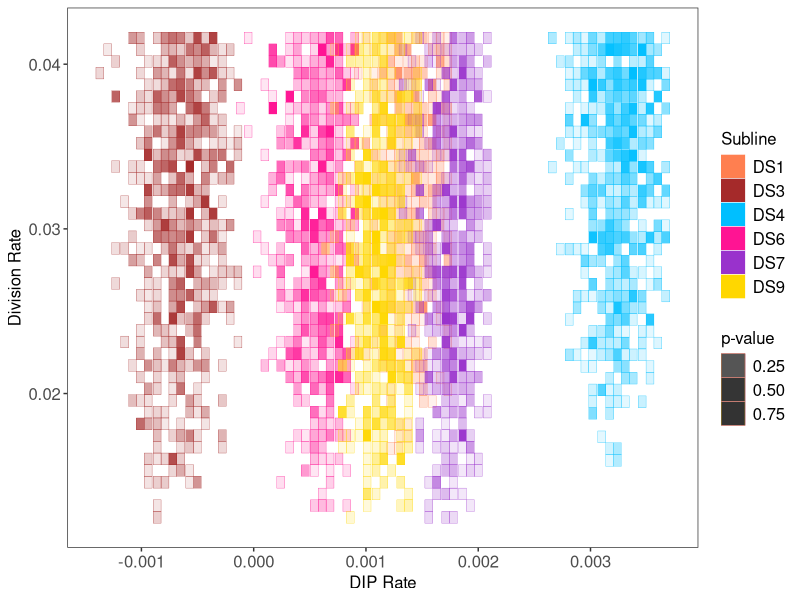

Source code (R): (Note: this script raises an error after producing the figure.)
library(ggplot2)
setwd('~/git/ThreeStateMelanoma/')
tile <- read.csv('all_cellLine_tile.csv')
tile_new <- subset(tile, !cell.line == "PC9.DS8") # DS8 cFP did not match model prediction
cols <- c("not.assigned" = "grey90", "PC9.DS1" = "coral", "PC9.DS3" = "brown",
          "PC9.DS4" = "deepskyblue", "PC9.DS6" = "deeppink", "PC9.DS7" = "darkorchid",
          "PC9.DS9" = "gold")
pops <- c("not.assigned", "PC9.DS1", "PC9.DS3", "PC9.DS4", 
          "PC9.DS6","PC9.DS7", "PC9.DS9")
labs <- c("Not Assigned", "DS1", "DS3", "DS4", "DS6", "DS7", "DS9")
ggplot(tile_new) +
  geom_tile(data = subset(tile_new, cell.line.new == 'PC9.DS1'), 
            aes(DIP.rate, division.rate, fill = cell.line.new, alpha = p.value), color = "coral") +
  geom_tile(data = subset(tile_new, cell.line.new == 'PC9.DS3'), 
            aes(DIP.rate, division.rate, fill = cell.line.new, alpha = p.value), color = "brown") +
  geom_tile(data = subset(tile_new, cell.line.new == 'PC9.DS4'), 
            aes(DIP.rate, division.rate, fill = cell.line.new, alpha = p.value), color = "deepskyblue") +
  geom_tile(data = subset(tile_new, cell.line.new == 'PC9.DS6'), 
            aes(DIP.rate, division.rate, fill = cell.line.new, alpha = p.value), color = "deeppink") +
  geom_tile(data = subset(tile_new, cell.line.new == 'PC9.DS7'), 
            aes(DIP.rate, division.rate, fill = cell.line.new, alpha = p.value), color = "darkorchid") +
  geom_tile(data = subset(tile_new, cell.line.new == 'PC9.DS9'), 
            aes(DIP.rate, division.rate, fill = cell.line.new, alpha = p.value), color = "gold") +
  theme_bw() + 
  scale_fill_manual(values = cols,
                    breaks = pops,
                    labels = labs,
                    name = "Subline") +
  scale_alpha_continuous(name = "p-value") +
  xlab("DIP Rate") + ylab("Division Rate") +
  theme(legend.text = element_text(size = 12), legend.position = "right", 
        plot.title = element_text(size = 12, hjust = 0.5, face = "bold"), axis.text=element_text(size=12),
        legend.title = element_text(size=12), axis.title=element_text(size=12),
        panel.grid.major = element_blank(), panel.grid.minor = element_blank()) +
  # ggtitle("Subline Parameter Sweep") +
  ggsave("parameterScan_Tile.pdf", width = 10, height = 5)

tile_forMainFig <- subset(tile, cell.line == c("PC9.DS3", "PC9.DS4")) 
cols <- c("PC9.DS3" = "brown", "PC9.DS4" = "deepskyblue")
pops <- c("PC9.DS3", "PC9.DS4")
labs <- c("DS3", "DS4")
ggplot(tile_forMainFig) +
  geom_tile(data = subset(tile_new, cell.line.new == 'PC9.DS3'),
            aes(DIP.rate, division.rate, fill = cell.line.new, alpha = p.value),
            color = "brown") + #, fill = "brown") +
  geom_tile(data = subset(tile_new, cell.line.new == 'PC9.DS4'),
            aes(DIP.rate, division.rate, fill = cell.line.new, alpha = p.value), 
            color = "deepskyblue") + #, fill = "deepskyblue") +
  theme_bw() + 
  scale_fill_manual(values = cols,
                    breaks = pops,
                    labels = labs,
                    name = "Subline") +
  scale_alpha_continuous(name = "p-value", range = c(0,1), limits = c(0,1)) +
  xlab("Divison Rate - Death Rate") + ylab("Division Rate") +
  theme(legend.text = element_text(size = 12), legend.position = "right", 
        plot.title = element_text(size = 12, hjust = 0.5, face = "bold"), axis.text=element_text(size=12),
        legend.title = element_text(size=12), axis.title=element_text(size=12),
        panel.grid.major = element_blank(), panel.grid.minor = element_blank()) +
  # ggtitle("Subline Parameter Sweep") +
  ggsave("parameterScan_Tile_DS3_4_forMainFigs.pdf", width = 10, height = 5)

tile_forSuppFig <- subset(tile, cell.line %in% c("PC9.DS1", "PC9.DS6", "PC9.DS7", "PC9.DS9")) 
cols <- c("PC9.DS1" = "coral", "PC9.DS6" = "deeppink", 
          "PC9.DS7" = "darkorchid", "PC9.DS9" = "gold")
pops <- c("PC9.DS1", "PC9.DS6", "PC9.DS7", "PC9.DS9")
labs <- c("DS1", "DS6", "DS7", "DS9")
ggplot(tile_forSuppFig) +
  geom_tile(data = subset(tile_new, cell.line.new == 'PC9.DS1'),
            aes(DIP.rate, division.rate, fill = cell.line.new, alpha = p.value), color = "coral") + #, fill = "coral") +
  geom_tile(data = subset(tile_new, cell.line.new == 'PC9.DS6'),
            aes(DIP.rate, division.rate, fill = cell.line.new, alpha = p.value), color = "deeppink") + #, fill = "deeppink") +
  geom_tile(data = subset(tile_new, cell.line.new == 'PC9.DS7'),
            aes(DIP.rate, division.rate, fill = cell.line.new, alpha = p.value), color = "darkorchid") + #, fill = "darkorchid") +
  geom_tile(data = subset(tile_new, cell.line.new == 'PC9.DS9'),
            aes(DIP.rate, division.rate, fill = cell.line.new, alpha = p.value), color = "gold") + #, fill = "gold") +
  theme_bw() +
  scale_fill_manual(values = cols,
                    breaks = pops,
                    labels = labs,
                    name = "Subline") +
  scale_alpha_continuous(name = "p-value", range = c(0,1), limits = c(0,1)) +
  xlim(-0.0002, 0.0022) +
  xlab("Division Rate - Death Rate") + ylab("Division Rate") +
  theme(legend.text = element_text(size = 12), legend.position = "right", 
        plot.title = element_text(size = 12, hjust = 0.5, face = "bold"), axis.text=element_text(size=12),
        legend.title = element_text(size=12), axis.title=element_text(size=12),
        panel.grid.major = element_blank(), panel.grid.minor = element_blank()) +
  # ggtitle("Subline Parameter Sweep") +
  ggsave("parameterScan_Tile_DS1-6-7-9_forSuppFigs.pdf", width = 7.5, height = 4.5)
  # ggsave("parameterScan_Tile_DS9_colorAlpha.pdf", width = 7.5, height = 4.5)


#### DS8 two state

# tile_DS8 <- read.csv('DS8_twoState_tile_expandRange.csv')
# tile_DS8_largerDiv <- read.csv('DS8_twoState_tile_largerDiv.csv')
# tile_DS8_largerDIP <- read.csv('DS8_twoState_tile_largerDIPs.csv')
# tile_DS8_wideRange <- read.csv('DS8_twoState_tile_wideRangeTest.csv')

# tile_DS8_wholeRange_lowDivs <- read.csv('DS8_twoState_lowDivs.csv')
# tile_DS8_wholeRange_lowMedDivs <- read.csv('DS8_twoState_lowMedDivs.csv')
# tile_DS8_wholeRange_medHighDivs <- read.csv('DS8_twoState_medHighDivs.csv')
# tile_DS8_wholeRange_highDivs <- read.csv('DS8_twoState_highDivs.csv')
# tile_DS8_wholeRange <- rbind(tile_DS8_wholeRange_lowDivs,
#                              tile_DS8_wholeRange_lowMedDivs,
#                              tile_DS8_wholeRange_medHighDivs,
#                              tile_DS8_wholeRange_highDivs)
# write.csv(tile_DS8_wholeRange, "DS8_wholeRange.csv")
tile_DS8_wholeRange <- read.csv('DS8_twoState_tile_wholeRange.csv')



# DS8_state1 <- subset(tile_DS8, Cell.Line == 'PC9-DS8.1')
# DS8_state2 <- subset(tile_DS8, Cell.Line == 'PC9-DS8.2')
# DS8_largerDiv_state1 <- subset(tile_DS8_largerDiv, Cell.Line == 'PC9-DS8.1')
# DS8_largerDiv_state2 <- subset(tile_DS8_largerDiv, Cell.Line == 'PC9-DS8.2')
# DS8_largerDIP_state1 <- subset(tile_DS8_largerDIP, Cell.Line == 'PC9-DS8.1')
# DS8_largerDIP_state2 <- subset(tile_DS8_largerDIP, Cell.Line == 'PC9-DS8.2')
# DS8_WRT_state1 <- subset(tile_DS8_wideRange, Cell.Line == 'PC9-DS8.1')
# DS8_WRT_state2 <- subset(tile_DS8_wideRange, Cell.Line == 'PC9-DS8.2')
DS8_WR_state1 <- subset(tile_DS8_wholeRange, Cell.Line == 'PC9-DS8.1')
DS8_WR_state2 <- subset(tile_DS8_wholeRange, Cell.Line == 'PC9-DS8.2')

# DS8_state1$ParamPair <- as.character(seq(1:nrow(DS8_state1)))
# DS8_state2$ParamPair <- as.character(seq(1:nrow(DS8_state2)))
# DS8_largerDiv_state1$ParamPair <- as.character(seq(1:nrow(DS8_largerDiv_state1)))
# DS8_largerDiv_state2$ParamPair <- as.character(seq(1:nrow(DS8_largerDiv_state2)))
# DS8_largerDIP_state1$ParamPair <- as.character(seq(1:nrow(DS8_largerDIP_state1)))
# DS8_largerDIP_state2$ParamPair <- as.character(seq(1:nrow(DS8_largerDIP_state2)))
# DS8_WRT_state1$ParamPair <- as.character(seq(1:nrow(DS8_WRT_state1)))
# DS8_WRT_state2$ParamPair <- as.character(seq(1:nrow(DS8_WRT_state2)))
DS8_WR_state1$ParamPair <- as.character(seq(1:nrow(DS8_WR_state1)))
DS8_WR_state2$ParamPair <- as.character(seq(1:nrow(DS8_WR_state2)))

# DS8 <- rbind(DS8_state1, DS8_state2, DS8_largerDiv_state1, DS8_largerDiv_state2)
# DS8_WRT <- rbind(DS8_WRT_state1, DS8_WRT_state2)
DS8_WR <- rbind(DS8_WR_state1, DS8_WR_state2)


DS8_WR_df <- data.frame(
  p.value = DS8_WR$p.value,
  Cell.Line = DS8_WR$Cell.Line,
  DIP.Rate = jitter(DS8_WR$DIP.Rate,2),
  Division.Rate = jitter(DS8_WR$Division.Rate,2),
  Death.Rate = jitter(DS8_WR$Death.Rate,2),
  ParamPair = as.numeric(DS8_WR$ParamPair)
)

# DS8_1 <- rbind(DS8_largerDiv_state1, DS8_state1)
# DS8_2 <- rbind(DS8_largerDiv_state2, DS8_state2)
# 
# DS8_largerDIP <- rbind(DS8_largerDIP_state1, DS8_largerDIP_state2)


cols_DS8 <- c("PC9-DS8.1" = "seagreen", "PC9-DS8.2" = "seagreen")
pops_DS8 <- c("PC9-DS8.1", "PC9-DS8.2")
labs_DS8 <- c("DS8 State 1", "DS8 State 2")

plt <- ggplot(DS8_WR_df, aes(DIP.Rate, Division.Rate, color = Cell.Line, 
                             alpha = p.value, fill = Cell.Line)) +#, fill = ParamPair)) +
  geom_point(aes(alpha = p.value), color = "seagreen", fill = "seagreen") +
  # geom_density_2d() +
  # geom_tile(aes(width = 0.0002, height = 0.001), size = 1.1) +
  theme_bw()  + ylim(0.01, 0.045) + xlim(0, 0.008) + 
  scale_color_manual(values = cols_DS8,
                    breaks = pops_DS8,
                    labels = labs_DS8,
                    name = "Subline") +
  # scale_fill_gradientn(colors = rainbow(nrow(DS8_df)/2)) +
  scale_fill_manual(values = cols_DS8,
                    breaks = pops_DS8,
                    labels = labs_DS8,
                    name = "Subline") +
  scale_alpha_continuous(name = "p-value", range = c(0,1), limits = c(0,1)) +
  xlab("Division Rate - Death Rate") + ylab("Division Rate") +  #facet_grid(.~Cell.Line, scales = "free_x") +#facet_wrap(~ParamPair, ncol = 5) + 
  theme(legend.text = element_text(size = 12), legend.position = "none", 
        plot.title = element_text(size = 12, hjust = 0.5, face = "bold"), axis.text=element_text(size=12),
        legend.title = element_text(size=12), axis.title=element_text(size=12),
        panel.grid.major = element_blank(), panel.grid.minor = element_blank(),
        panel.spacing = unit(2, "lines"))

  # ggtitle("DS8 Parameter Sweep") +
plt + ggsave("DS8_twoState_wholeRange_colorCellLine_pointJitterAlphaPvalue_legendRight.pdf", width = 5, height = 3)
leg_plt <- get_legend(plt)
as_ggplot(leg_plt) + ggsave("DS8_PS_legend.svg", width = 3, height = 6)






ggplot(tile_DS8) +
  # geom_point(data = DS8_state1, position = position_jitterdodge(jitter.width = 0.002, jitter.height = 0.002),
  #           aes(DIP.Rate, Division.Rate, color = Cell.Line)) +
  # geom_point(data = DS8_state2, position = position_jitterdodge(jitter.width = 0.002, jitter.height = 0.002),
  #           aes(DIP.Rate, Division.Rate, color = Cell.Line)) +
  # # geom_density_2d(data = subset(tile_DS8, Cell.Line == 'PC9-DS8.1'), aes(DIP.Rate, Division.Rate, color = Cell.Line)) +
  # # geom_density_2d(data = subset(tile_DS8, Cell.Line == 'PC9-DS8.2'), aes(DIP.Rate, Division.Rate, colour = Cell.Line)) +
  geom_tile(data = subset(tile_DS8, Cell.Line == 'PC9-DS8.1'), 
            aes(DIP.Rate, Division.Rate, fill = Cell.Line, alpha = p.value, width = 0.001, height = 0.001)) +
  geom_tile(data = subset(tile_DS8, Cell.Line == 'PC9-DS8.2'), 
            aes(DIP.Rate, Division.Rate, fill = Cell.Line, alpha = p.value, width = 0.001, height = 0.001)) +
  # stat_density_2d(data = DS8_state1, aes(DIP.Rate, Division.Rate, fill = ..density..), geom = "raster", contour = FALSE) +
  # stat_density_2d(data = DS8_state2, aes(DIP.Rate, Division.Rate, fill = ..density..), geom = "raster", contour = FALSE) +
  # 
  theme_bw() + xlim(0, 0.008) + ylim(0.01, 0.045) + 
  scale_fill_manual(values = cols_DS8,
                    breaks = pops_DS8,
                    labels = labs_DS8,
                    name = "Subline") +
  scale_alpha_continuous(name = "p-value", range = c(0,1), limits = c(0,1)) +
  # scale_color_manual(values = cols_DS8,
  #                   breaks = pops_DS8,
  #                   labels = labs_DS8,
  #                   name = "Subline") +
  scale_alpha_continuous(name = "p-value") +
  xlab("DIP Rate") + ylab("Division Rate") +
  theme(legend.text = element_text(size = 12), legend.position = "right", 
        plot.title = element_text(size = 12, hjust = 0.5, face = "bold"), axis.text=element_text(size=12),
        legend.title = element_text(size=12), axis.title=element_text(size=12),
        panel.grid.major = element_blank(), panel.grid.minor = element_blank()) +
  ggtitle("DS8 Parameter Sweep") 

+
  ggsave("parameterScan_Tile_DS8_redBlue.pdf", width = 10, height = 4)
